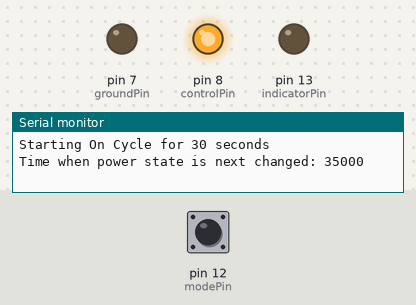
Simulated run of this sketch. Board: Arduino Uno, built with avr-gcc and run on an emulated ATmega328P. Parts: output pins drawn as LEDs (lit = HIGH), the last lines printed to the serial monitor. Dashed ring = blinking. The test bench sets the inputs (shaded band); at power-on: pin 12 (modePin) HIGH.

Above: at 6.2 s.
6.3 s: pin 12 (modePin) pulled LOW for 0.15 s
At 7.5 s:
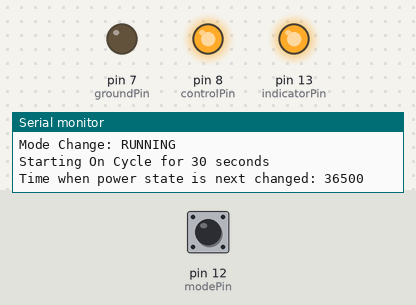
7.9 s: pin 12 (modePin) pulled LOW for 1 s
At 8.9 s:
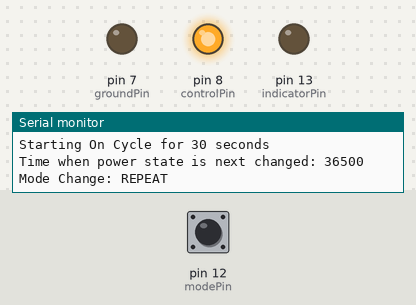
10.4 s: pin 12 (modePin) driven LOW
At 10.7 s:
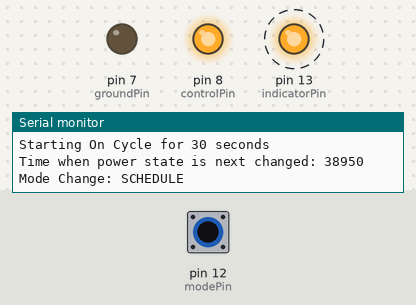
Timing chart, 0 to 18.9 s (numbered marks = the images above; inputs shaded):
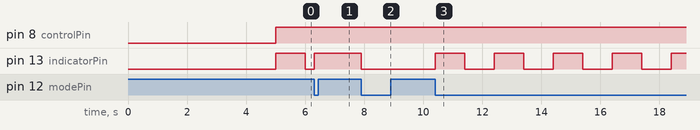

Measured:
- after the input at 6.3 s, pin 13 (indicatorPin): LOW → HIGH after 0.00 s instead of 0.70 s
- after the input at 7.9 s, pin 13 (indicatorPin): HIGH → LOW at once
- after the input at 10.4 s, pin 13 (indicatorPin): alternates HIGH for 1.0 s and LOW for 1.0 s, starting at once

The sketch:

Blinken.ino
```cpp
// (licence header left out)
// Constants
const unsigned long onPeriod = 30000;             // Time to turn the circuit on in ms
const unsigned long offPeriod = 20000;            // Time to keep the circuit off in ms
const unsigned long debouncePeriod = 50;          // Increase if the switch acts up, we're mostly waiting around anyway
const unsigned long blinkOnPeriod = 1000;
const unsigned long blinkOffPeriod = 1000;
const unsigned long millisOffset = 0; // Useful for debugging the code executed when millis() overflows;
const boolean printDebug = false;             // Whether to print debug lines or not

  // Define your pins
const int controlPin = 8;             // Controls whether 120V circuit turns on or not
const int groundPin = 7;              // This should change to 9 once I use headers, or may use standard GND pin
const int modePin = 12;               // Toggles between scheduled, constant, and hold mode
const int indicatorPin = 13;          // Reflect operating state with on-board led, on = schedule mode

// Enums
enum Mode {REPEAT, SCHEDULE, RUN};    // Modes the program can run in: always repeating, repeating on schedule, or always on
enum IndicatorState {OFF, BLINKING, ON};          // States the indicator can be in, matches the modes in order

// Global Variables
Mode currentMode = SCHEDULE;          // Default mode is SCHEDULE
IndicatorState currentIndicatorState = BLINKING;  // Matching indicator default state is BLINKING
int currentPowerState = LOW;          // Note that we don't have a PowerState enum. Instead, we use HIGH and LOW

// the setup routine runs once when you press reset or boot the system
void setup() {
  pinMode(controlPin, OUTPUT);
  pinMode(groundPin, OUTPUT);
  pinMode(indicatorPin, OUTPUT);
  pinMode(modePin, INPUT_PULLUP);     // Use internal resistor on switch
  digitalWrite(groundPin, LOW);       // Take no chances, ground pin must have voltage LOW
  Serial.begin(57600);                // For logging
  delay(5000);                        // Give time to get the serial monitor up
  update_indicator(true);             // Reset the indicator state
}

// the loop routine is restarted from the top once you return or fall off the end
void loop() {
  // Begin ON half of cycle
  if (request_power_state(HIGH)) {
    my_print("Starting On Cycle for ", false, false);
    my_print(onPeriod / 1000UL, false, false);
    my_print(" seconds", true, false);
  }
  if (run_half_cycle(onPeriod) && currentMode != RUN) {   // false if a mode change ends the cycle prematurely
    if (request_power_state(LOW)) {
      my_print("Starting Off Cycle for ", false, false);
      my_print(offPeriod / 1000UL, false, false);
      my_print(" seconds", true, false);
    }
    run_half_cycle(offPeriod);
  }
}

// Decide whether to set the power to the state that has been requested, returning whether the request was carried out
// Eventually the RTC schedule stuff will live here
boolean request_power_state(int requestedState) {
  int newState;
  boolean requestHonored = false;

  my_print("DEBUG: Requested Power State ", false, true);
  my_print(requestedState, true, true);
  // Will need to check whether we are currently in a scheduled ON period before allowing an ON state with RTC
  switch (currentMode) {
    case REPEAT: newState = requestedState; requestHonored = true; break;
    case SCHEDULE: newState = requestedState; requestHonored = true; break;
    case RUN: newState = HIGH; requestHonored = (requestedState == HIGH); break;
  }
  if (newState != currentPowerState) {
    currentPowerState = newState;
    digitalWrite(controlPin, currentPowerState);
    my_print("DEBUG: Power State Changed, Time=", false, true);
    my_print(my_millis(), true, true);
  }
  if (requestHonored) {
    my_print("DEBUG: Request Honored, Time=", false, true);
    my_print(my_millis(), true, true);
  }
  return requestHonored;
}

// Run through on or off portion of cycle, returns whether the half cycle completed or was interrupted by mode change
boolean run_half_cycle(unsigned long period) {
  static Mode lastSeenMode = currentMode;
  unsigned long initialTime = my_millis();
  unsigned long nextPowerStateChange;

  my_print("DEBUG: Running Half Cycle for next ", false, true);
  my_print(period, false, true);
  my_print("ms", true, true);
  nextPowerStateChange = next_switch_time(initialTime, period);
  while (!time_surpassed(nextPowerStateChange, initialTime)) {
    update_indicator(currentMode != lastSeenMode);    // Update indicator for blinking or mode change
    lastSeenMode = currentMode;
    mode_change_check();              // Check for switch toggling through the modes (returns after debouncing time)
    if (currentMode != lastSeenMode) {
      lastSeenMode = currentMode;
      my_print("DEBUG: Bailing on cycle because mode has changed, Time=", false, true);
      my_print(my_millis(), true, true);
      return false;                   // Premature cycle end due to mode change
    }
  }
  return true;
}

// Give the time to next make a switch from on to off or vice versa
// Right now it is bog-simple, but once we get the RTC and schedules...
unsigned long next_switch_time(unsigned long currTime, unsigned long holdTime) {
  unsigned long nextSwitch = currTime + holdTime;

  my_print("Time when power state is next changed: ", false, false);
  my_print(nextSwitch, true, false);
  return nextSwitch;
}

// Indicates whether the current time has surpassed the target time, taking overflow into consideration
boolean time_surpassed(unsigned long targetTime, unsigned long originalTime) {
  unsigned long currTime = my_millis();

  if ((targetTime < originalTime) && (currTime > originalTime)) {
    return false;                     // Haven't overflowed yet, so we couldn't have reached target time
  } else {
    return (currTime > targetTime);
  }
}

// check for mode change caused by debounced switch being pushed and adjust indicator accordingly
void mode_change_check() {
  int lastVal;
  unsigned long initialTime;
  unsigned long fullyDebouncedTime;
  int val = digitalRead(modePin);     // read the input pin

  if (val == LOW) {                   // We have a mode change. Now wait out any debounce
    lastVal = val;
    increment_mode();
    match_indicator_to_mode();        // This will take care of resetting the indicator for the mode change
    my_print("Mode Change: ", false, false);
    my_print(mode_to_string(), true, false);

    // First wait until pin goes HIGH again. This marks the beginning of the debounce period
    my_print("DEBUG: Switch LOW state detected=", false, true);
    my_print(my_millis(), true, true);
    while (val == LOW) {
      val = digitalRead(modePin);
      lastVal = val;
      update_indicator(false);        // Need to keep blinking in SCHEDULE mode, we've already done the mode change
    }
    my_print("DEBUG: Switch back in HIGH state=", false, true);
    my_print(my_millis(), true, true);

    // Initialize debounce
    initialTime = my_millis();
    fullyDebouncedTime = initialTime + debouncePeriod;
    my_print("DEBUG: Initial Debounce Time=", false, true);
    my_print(initialTime, false, true);
    my_print("    Target Debounce Time=", false, true);
    my_print(fullyDebouncedTime, true, true);

    // Now wait out the debounce period while still updating a blinking indicator
    while (!time_surpassed(fullyDebouncedTime, initialTime)) {
      val = digitalRead(modePin);
      if (val != lastVal) {           // Switch changed state, must be noise since we are still debouncing
        initialTime = my_millis();    // Restart debounce period
        fullyDebouncedTime = initialTime + debouncePeriod;
      }
      update_indicator(false);        // Need to keep blinking in SCHEDULE mode, but no mode change allowed in debounce
    }
    my_print("DEBUG: Finished Debounce at ", false, true);
    my_print(my_millis(), true, true);
  }
}

// Change the mode to its next state
// I'd return the new Mode but it would require an extra header file and I don't use the return value anyway
void increment_mode() {
  switch(currentMode) {
    case REPEAT: currentMode = SCHEDULE; break;
    case SCHEDULE: currentMode = RUN; break;
    case RUN: currentMode = REPEAT; break;
  }
}

// Match the LED indicator state to the mode we are running in
void match_indicator_to_mode() {
  IndicatorState lastSeenState = currentIndicatorState;
  switch(currentMode) {
    case REPEAT: currentIndicatorState = OFF; break;
    case SCHEDULE: currentIndicatorState = BLINKING; break;
    case RUN: currentIndicatorState = ON; break;
  }
  update_indicator(lastSeenState != currentIndicatorState);
}

// Return a string that represents the current mode we are running in
char* mode_to_string() {
  switch(currentMode) {
    case REPEAT: return "REPEAT";
    case SCHEDULE: return "SCHEDULE";
    case RUN: return "RUNNING";
  }
  return "UNKNOWN";                   // Should never get here
}

// Update the indicator to reflect the current mode, or to blink it
void update_indicator(boolean modeChange) {
  static int indicatorState = LOW;
  static boolean blinking = false;    // Could just use currentMode == SCHEDULE, but this is clearer
  static unsigned long blinkStart;
  static unsigned long blinkEnd;
  boolean changeIndicatorState = modeChange;

  if (modeChange) {
    switch(currentMode) {
      case REPEAT: indicatorState = LOW; blinking = false; break;
      case SCHEDULE:
        blinking = true;
        blinkStart = my_millis();
        blinkEnd = blinkStart + blinkOnPeriod;    // Begin blinking with the ON portion
        indicatorState = HIGH;
        break;
      case RUN: indicatorState = HIGH; blinking = false; break;
    }
  }
  if (blinking && time_surpassed(blinkEnd, blinkStart)) {
    changeIndicatorState = true;
    blinkStart = my_millis();
    if (indicatorState == HIGH) {     // Switch indicator from ON to OFF
      blinkEnd = blinkStart + blinkOffPeriod;
      indicatorState = LOW;
    } else {                          // Switch from OFF to ON
      blinkEnd = blinkStart + blinkOnPeriod;
      indicatorState = HIGH;
    }
  }
  if (changeIndicatorState) {
    digitalWrite(indicatorPin, indicatorState);
  }
}

// This exists solely so that I can debug code that deals with overflowing the millis() return value
unsigned long my_millis() {
  return millis() + millisOffset;
}

// Debugging-aware print of string to Serial, with optional newline
void my_print(char *str, boolean nl, boolean debug) {
  if (!debug || printDebug) {
    if (nl) {
      Serial.println(str);
    } else {
      Serial.print(str);
    }
  }
}

// Debugging-aware print of unsigned numbers to Serial, with optional newline.
// Note that you can't overload a function on unsigned and signed because the compiler can't distinguish which to call.
// Fortunately I have no negative values to worry about printing.
void my_print(unsigned long val, boolean nl, boolean debug) {
  if (!debug || printDebug) {
    if (nl) {
      Serial.println(val);
    } else {
      Serial.print(val);
    }
  }
}
```
